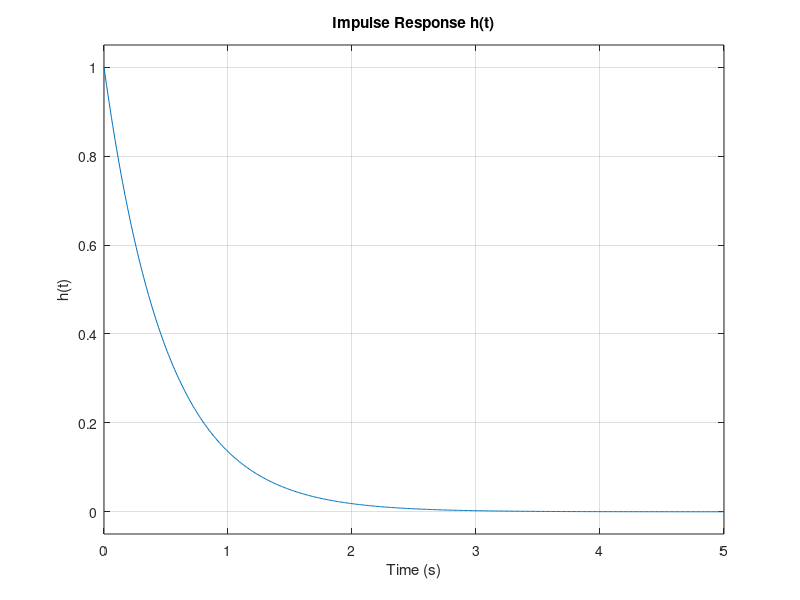
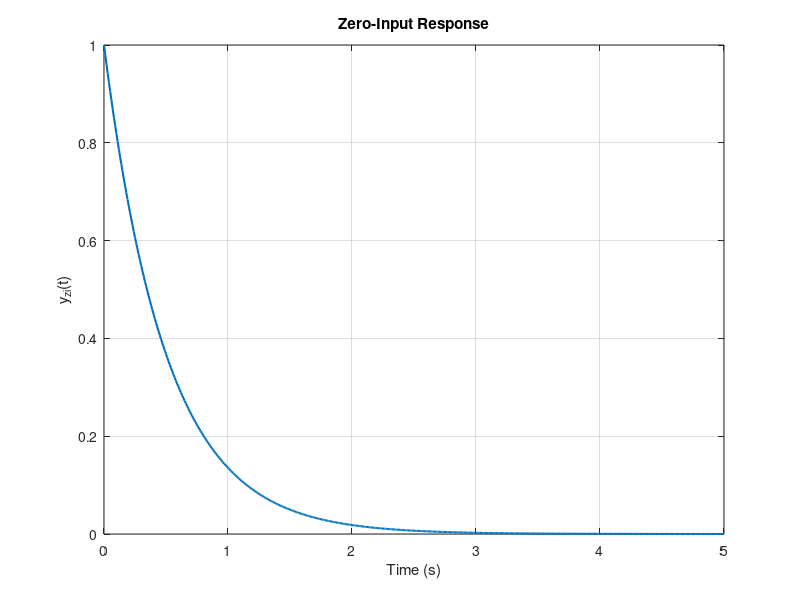
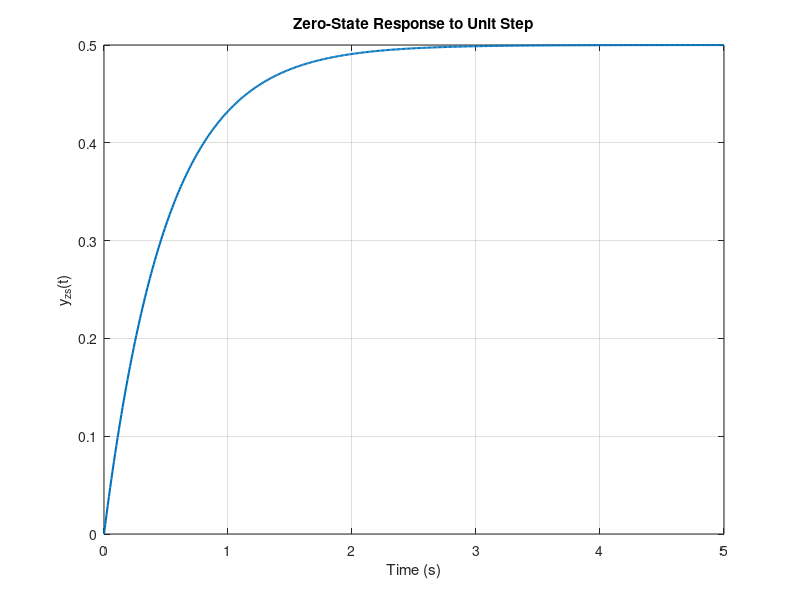
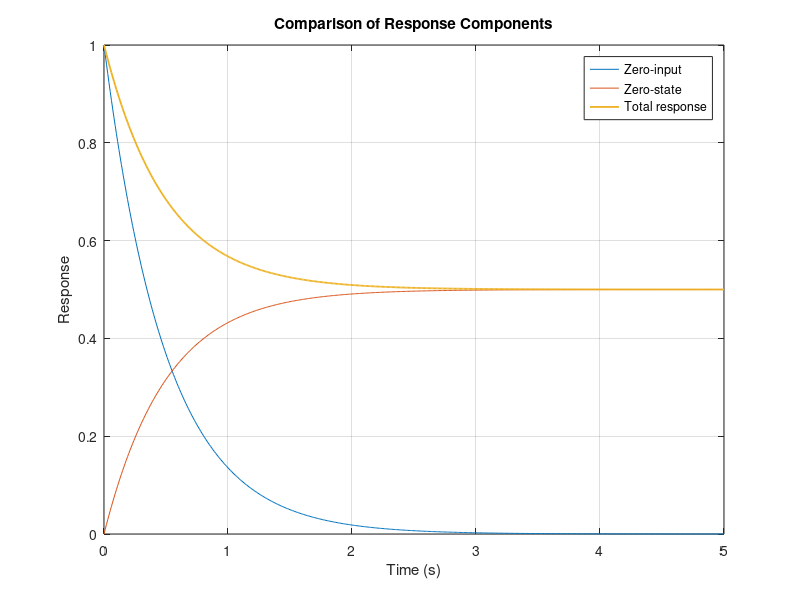

Recreate these plots in MATLAB, in order.
clc; clear; close all;
% Experiment 10: Zero-input, zero-state, impulse response and convolution
% System: dy(t)/dt + 2y(t) = x(t)
num = [1];
den = [1 2];
sys = tf(num, den);
disp('Transfer function:');
sys
disp('Pole:');
disp(pole(sys));
t = 0:0.01:5;
dt = t(2) - t(1);
h = exp(-2*t); % Impulse response for t >= 0
x_step = ones(size(t)); % Unit-step input
% Impulse response
figure;
impulse(sys, t);
grid on;
title('Impulse Response h(t)');
xlabel('Time (s)'); ylabel('h(t)');
% Zero-input response: y(0-) = 1, x(t) = 0
y_zi = exp(-2*t);
figure;
plot(t, y_zi, 'LineWidth', 1.5);
grid on;
title('Zero-Input Response');
xlabel('Time (s)'); ylabel('y_{zi}(t)');
% Zero-state response to unit step, with zero initial conditions
[y_zs, tout] = step(sys, t);
y_zs = squeeze(y_zs);
figure;
plot(tout, y_zs, 'LineWidth', 1.5);
grid on;
title('Zero-State Response to Unit Step');
xlabel('Time (s)'); ylabel('y_{zs}(t)');
% Numerical convolution approximation:
% y_zs(t) = integral from 0 to t of x(tau)h(t-tau) d(tau)
y_conv_full = conv(x_step, h) * dt;
y_conv = y_conv_full(1:length(t));
% Trapezoidal endpoint correction for the sampled convolution integral
y_conv = y_conv - 0.5*dt*(x_step(1)*h + x_step.*h(1));
% Total response for y(0-) = 1 and x(t) = u(t)
y_total = y_zi + y_zs(:).';
figure;
plot(t, y_zi, t, y_zs(:).', t, y_total, 'LineWidth', 1.3);
grid on;
legend('Zero-input', 'Zero-state', 'Total response', 'Location', 'best');
title('Comparison of Response Components');
xlabel('Time (s)'); ylabel('Response');
% Compare convolution result with MATLAB lsim zero-state response
y_lsim = lsim(sys, x_step, t);
figure;
plot(t, y_conv, '--', t, y_lsim(:).', '-');
grid on;
legend('Convolution approximation', 'lsim zero-state response', ...
    'Location', 'best');
title('Convolution Verification');
xlabel('Time (s)'); ylabel('y_{zs}(t)');
